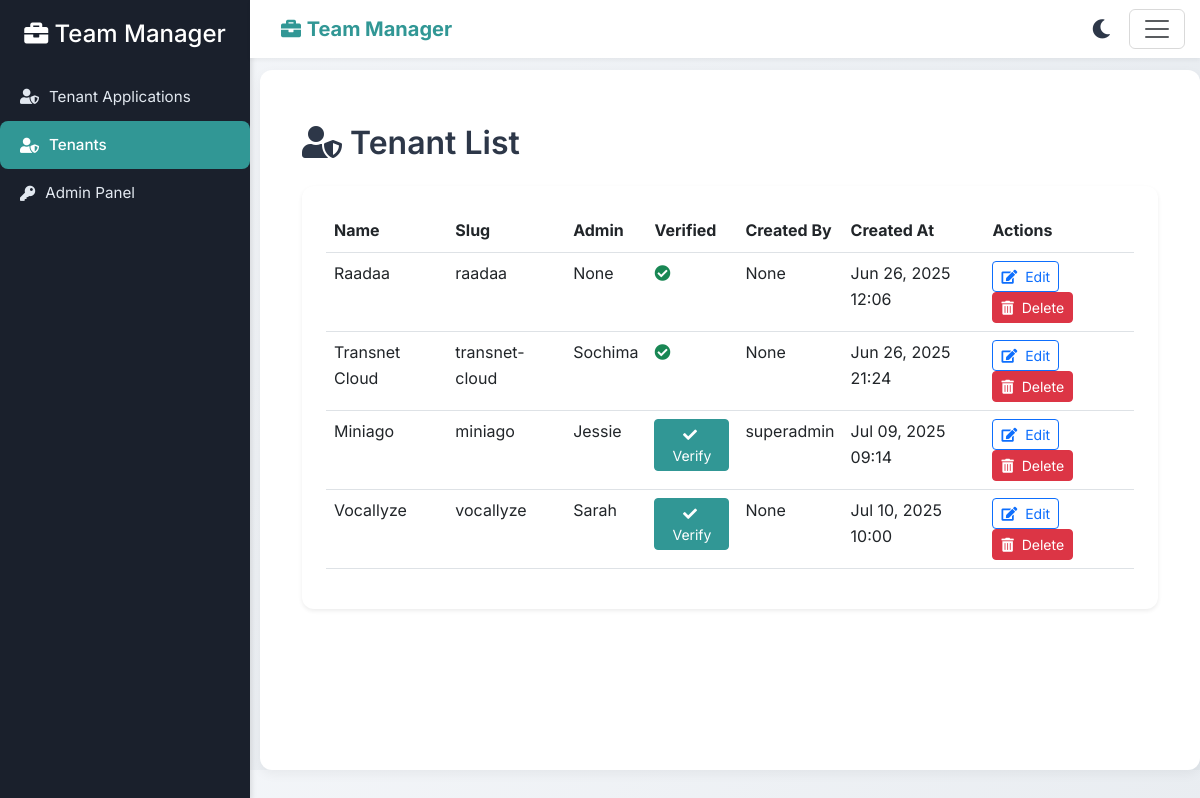
Page /tenants/list/ (signed in) on the earlier database version.
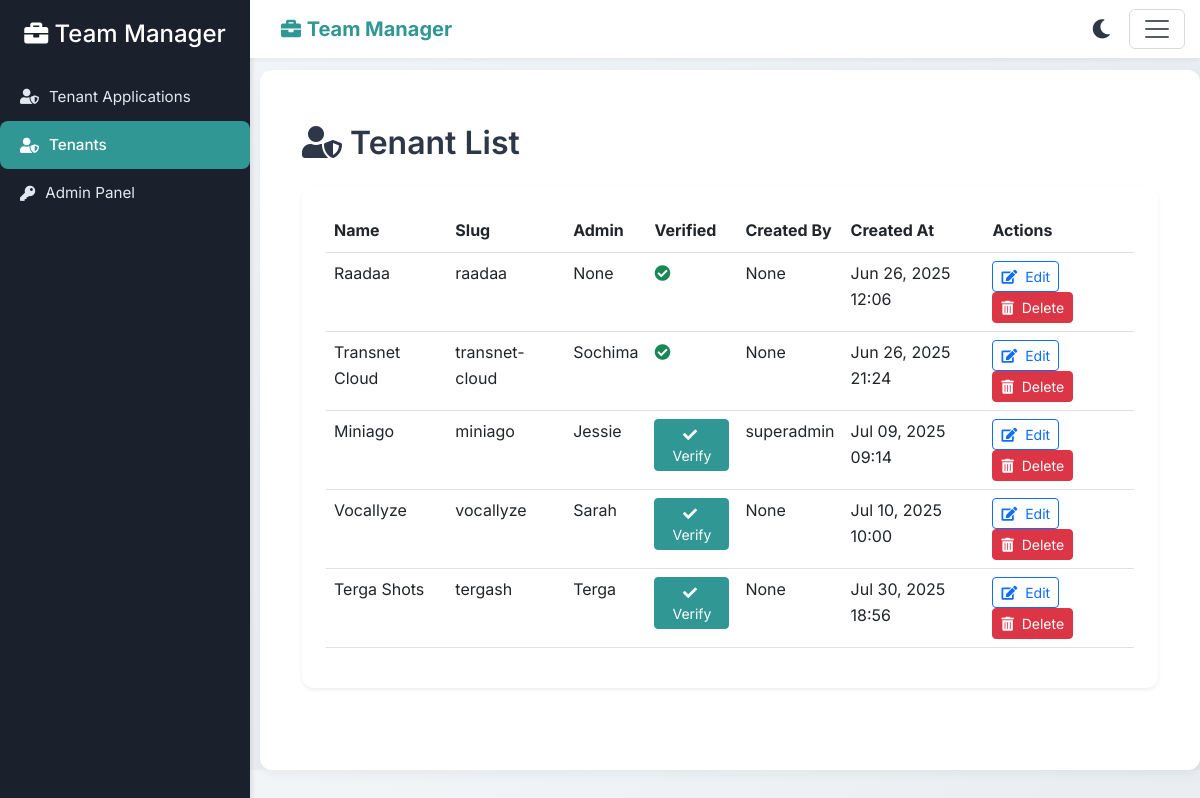
Same page on the later database version.
### tenants/models.py (models this page shows, shortened)
class Tenant(models.Model):
    name = models.CharField(max_length=100, unique=True)
    slug = models.SlugField(max_length=100, unique=True)
    created_at = models.DateTimeField(auto_now_add=True)
    created_by = models.ForeignKey(
        'documents.CustomUser',
        on_delete=models.SET_NULL,
        null=True,
        blank=True,
        related_name='created_tenants'
    )
    admin = models.ForeignKey(
        'documents.CustomUser',
        on_delete=models.SET_NULL,
        null=True,
        blank=True,
        related_name='admin_tenants'
    )
    is_verified = models.BooleanField(default=False)

### documents/models.py (models this page shows, shortened)
class CustomUser(AbstractUser):
    tenant = models.ForeignKey(Tenant, on_delete=models.CASCADE, blank=True, null=True)
    roles = models.ManyToManyField(Role, blank=True)
    department = models.ForeignKey('Department', on_delete=models.SET_NULL, null=True, blank=True, related_name='members')
    teams = models.ManyToManyField('Team', blank=True, related_name='members')
    phone_number = models.CharField(max_length=15, blank=True, null=True)
    smtp_email = models.EmailField(blank=True, null=True)
    smtp_password = models.CharField(max_length=255, blank=True, null=True)  # Encrypted SMTP password
    def __str__(self):
        return self.username

### tenants/views.py (the view)
# urls.py: path('list/', tenant_list, name='tenant_list'),
@login_required
def tenant_list(request):
    if request.user.is_superuser:
        tenants = Tenant.objects.all()
    else:
        tenants = Tenant.objects.filter(
            Q(created_by=request.user) | Q(admin=request.user) | Q(customuser__id=request.user.id)
        ).distinct()
    logger.debug(f"Listed {tenants.count()} tenants for user: {request.user.username}")
    return render(request, 'tenants/tenant_list.html', {'tenants': tenants})

### documents/context_processors.py (called while the page is built)
def notification_count(request):
    print("Meer>>>>>", request)
    if request.user.is_authenticated:
        if request.user.is_superuser:
            user = CustomUser.objects.get(username=request.user.username)
        else:
            user = CustomUser.objects.get(username=request.user.username, tenant=request.tenant)
        count = UserNotification.objects.filter(user=user, dismissed=False).count()
        return {'unseen_notification_count': count}
    return {'unseen_notification_count': 0}

### tenants/templates/tenants/tenant_list.html (shortened to what this page needs)
{% extends "base.html" %}
{% load static %}
{% block content %}
<div class="container-fluid py-4">
    <h2 class="mb-4" style="font-weight: 600; color: #2d3748;">
        <i class="fas fa-user-shield me-2"></i>Tenant List
    </h2>
    <div class="card shadow-sm border-0" style="border-radius: 12px; background: #ffffff;">
        <div class="card-body p-4">
            {% if tenants %}
            <div class="table-responsive">
                <table class="table table-hover" aria-label="Tenant List Table">
                    <thead>
                        <tr style="background: #f8fafc; color: #2d3748;">
                            <th scope="col">Name</th>
                            <th scope="col">Slug</th>
                            <th scope="col">Admin</th>
                            <th scope="col">Verified</th>
                            <th scope="col">Created By</th>
                            <th scope="col">Created At</th>
                            <th scope="col">Actions</th>
                        </tr>
                    </thead>
                    <tbody>
                        {% for tenant in tenants %}
                        <tr style="transition: background-color 0.2s ease;">
                            <td>{{ tenant.name }}</td>
                            <td>{{ tenant.slug }}</td>
                            <td>{{ tenant.admin }}</td>
                            <td>
                                {% if tenant.is_verified %}
                                    <i class="fas fa-check-circle text-success" aria-hidden="true" title="Active"></i>
                                {% else %}
                                    <form action="{% url 'verify_tenant' tenant.id %}" method="POST" class="d-inline">
                                        <button type="submit" class="btn btn-primary btn-sm" title="Activate User" id="activate-{{ user.id }}">
                                            <i class="fas fa-check me-1"></i> Verify
                                        </button>
                                    </form>
                                {% endif %}
                            </td>
                            <td>{{ tenant.created_by }}</td>
                            <td>{{ tenant.created_at|date:"M d, Y H:i" }}</td>
                            <td>
                                <a href="{% url 'edit_tenant' tenant_id=tenant.id %}" class="btn btn-outline-primary btn-sm me-1" title="Edit Tenant">
                                    <i class="fas fa-edit me-1"></i> Edit
                                </a>
                                <form action="{% url 'delete_tenant' tenant_id=tenant.id %}" method="POST" class="d-inline">
                                    <button type="submit" class="btn btn-danger btn-sm" title="Delete Notification" onclick="return confirm('Are you sure you want to delete this tenant: {{ tenant.name }}?');">
                                        <i class="fas fa-trash-alt me-1"></i> Delete
                                    </button>
                                </form>
                            </td>
                        </tr>
                        {% endfor %}
                    </tbody>
                </table>
            </div>
            {% else %}
            <div class="alert alert-info text-center" role="alert" style="border-radius: 8px; font-size: 0.9rem;">
                No tenants found.
            </div>
            {% endif %}
        </div>
    </div>
</div>
{% endblock %}

Differences in the rows shown:
added Tenant: name "Terga Shots", slug "tergash", admin "Terga", created_by "None", created_at "Jul 30, 2025 18:56"
